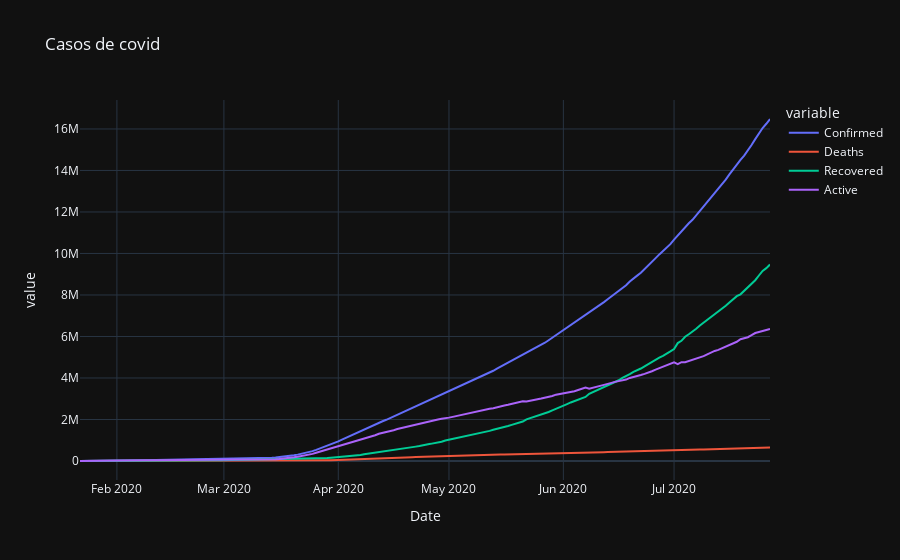

Source (notebook cell):
### Code cell
#Usando o px para plotar um gráfico de tendencia, ele vai nos ajudar a entender como as coisas então indo.
px.line(
    #Dados
    day_data,
    #Eixo x
    x='Date',
    #Como ele vai filtrar(segmentar) os dados, então ele vai trazer a informação de confirmed, deaths etc..
    y=['Confirmed', 'Deaths', 'Recovered', 'Active'],
    #Titulo
    title='Casos de covid',
    #Template, e uma formatação grafica.
    template='plotly_dark'
)

### Figure 1 — Plotly figure (JSON) as saved in the notebook; plotly's stock layout.template omitted (floating-point values rounded to 4 significant figures; data arrays with more than 128 entries replaced by an {"elided": "..."} marker saying what was removed)
{"data": [{"hovertemplate": "variable=Confirmed<br>Date=%{x}<br>value=%{y}<extra></extra>", "legendgroup": "Confirmed", "line": {"color": "#636efa", "dash": "solid"}, "marker": {"symbol": "circle"}, "mode": "lines", "name": "Confirmed", "orientation": "v", "showlegend": true, "type": "scatter", "x": {"elided": "188 str values"}, "xaxis": "x", "y": {"elided": "188 int values"}, "yaxis": "y"}, {"hovertemplate": "variable=Deaths<br>Date=%{x}<br>value=%{y}<extra></extra>", "legendgroup": "Deaths", "line": {"color": "#EF553B", "dash": "solid"}, "marker": {"symbol": "circle"}, "mode": "lines", "name": "Deaths", "orientation": "v", "showlegend": true, "type": "scatter", "x": {"elided": "188 str values"}, "xaxis": "x", "y": {"elided": "188 int values"}, "yaxis": "y"}, {"hovertemplate": "variable=Recovered<br>Date=%{x}<br>value=%{y}<extra></extra>", "legendgroup": "Recovered", "line": {"color": "#00cc96", "dash": "solid"}, "marker": {"symbol": "circle"}, "mode": "lines", "name": "Recovered", "orientation": "v", "showlegend": true, "type": "scatter", "x": {"elided": "188 str values"}, "xaxis": "x", "y": {"elided": "188 int values"}, "yaxis": "y"}, {"hovertemplate": "variable=Active<br>Date=%{x}<br>value=%{y}<extra></extra>", "legendgroup": "Active", "line": {"color": "#ab63fa", "dash": "solid"}, "marker": {"symbol": "circle"}, "mode": "lines", "name": "Active", "orientation": "v", "showlegend": true, "type": "scatter", "x": {"elided": "188 str values"}, "xaxis": "x", "y": {"elided": "188 int values"}, "yaxis": "y"}], "layout": {"legend": {"title": {"text": "variable"}, "tracegroupgap": 0}, "title": {"text": "Casos de covid"}, "xaxis": {"anchor": "y", "domain": [0, 1], "title": {"text": "Date"}}, "yaxis": {"anchor": "x", "domain": [0, 1], "title": {"text": "value"}}}}
